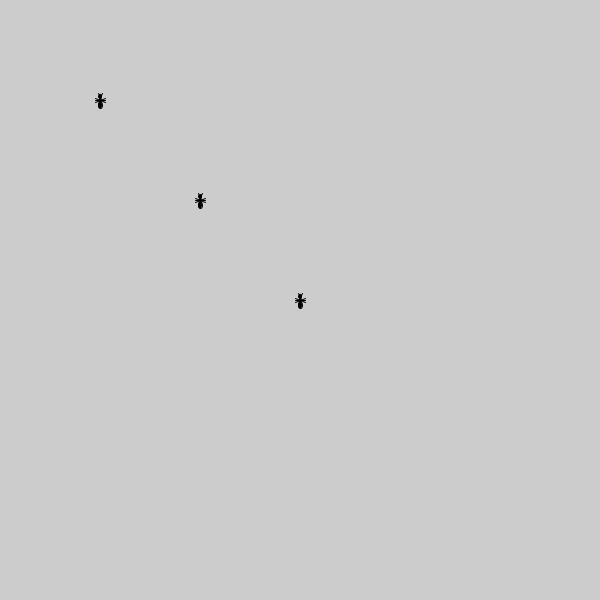
Frame 1 (no input)
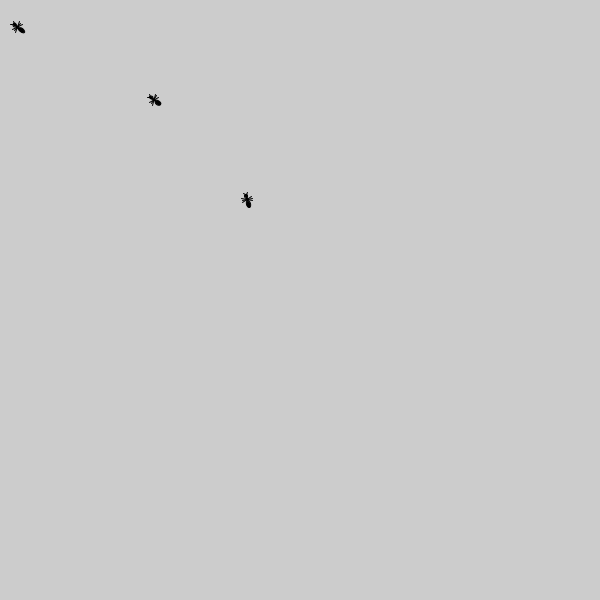
Frame 60 (the mouse pressed at the canvas centre just before this capture)
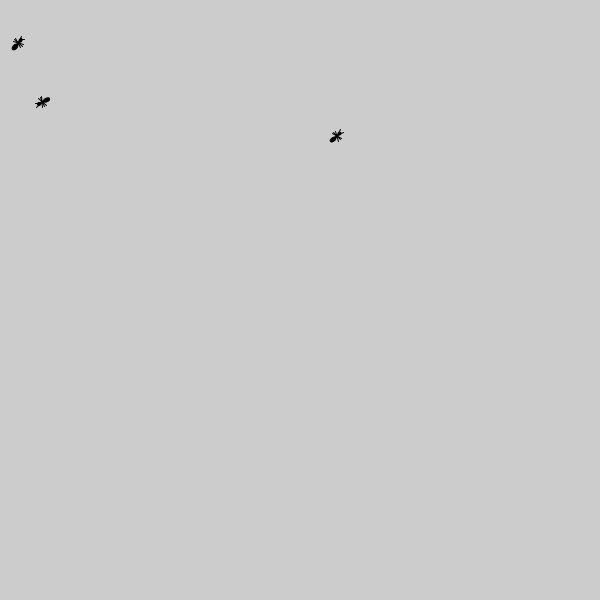
Frame 120 (the mouse held since frame 60 and released just before this capture)

The Processing sketch that drew these frames (run headless with seeded random() and noise(); from frame 60 on, the mouse is pressed at the canvas centre):

// Processing sketch: ants1
// ── ants1.pde
// Ants phase 1, by Mr. Graham

float a1x = 100;
float a1y = 100;
float a1angle = 0;
float a2x = 200;
float a2y = 200;
float a2angle = 0;
float a3x = 300;
float a3y = 300;
float a3angle = 0;

float speed = 2;

void drawAnt(float x, float y, float a) {
  // Transform
  pushMatrix();
  translate(x, y);
  rotate(a);
  fill(0);

  // Thorax and legs
  ellipse(0, 0, 2, 3);
  line(-5, -2, 5, 2);
  line(-5, 0, 5, 0);
  line(-5, 2, 5, -2);

  // Head and antennae
  ellipse(0, -3.5, 3, 4);
  line(-1, -5, -2, -7);
  line(1, -5, 2, -7);

  // Abdomen
  ellipse(0, 5, 4, 7);

  popMatrix();
}

void setup() {
  size(600, 600);
}

void draw() {
  background(204);
  drawAnt(a1x, a1y, a1angle);
  drawAnt(a2x, a2y, a2angle);
  drawAnt(a3x, a3y, a3angle);

  a1x += speed * cos(a1angle - PI/2);
  a1y += speed * sin(a1angle - PI/2);
  if (a1x < 0 || a1x > width || a1y < 0 || a1y > width) {
    a1angle += PI;
  } else {
    a1angle += random(-0.2, 0.2);
  }

  a2x += speed * cos(a2angle - PI/2);
  a2y += speed * sin(a2angle - PI/2);
  if (a2x < 0 || a2x > width || a2y < 0 || a2y > width) {
    a2angle += PI;
  } else {
    a2angle += random(-0.2, 0.2);
  }

  a3x += speed * cos(a3angle - PI/2);
  a3y += speed * sin(a3angle - PI/2);
  if (a3x < 0 || a3x > width || a3y < 0 || a3y > width) {
    a3angle += PI;
  } else {
    a3angle += random(-0.2, 0.2);
  }
}
